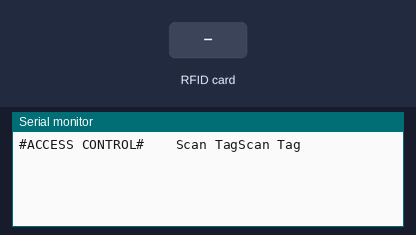
Recording of a sketch running on a simulated Arduino Mega 2560, built with avr-gcc and run on an emulated ATmega2560. On the bench: the last lines printed to the serial monitor. The test bench sets the inputs (shaded band).

Above: at 1.2 s.
1.3 s: RFID card 8A 3F 30 15 held to the reader
At 2.0 s:
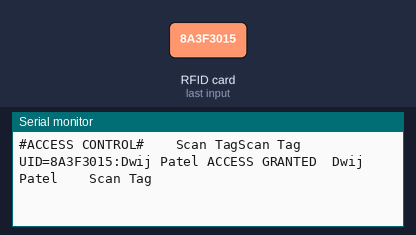
2.8 s: RFID card 5E 7A 19 C4 held to the reader
At 3.4 s:
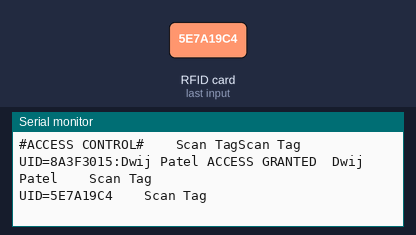

The sketch:

refid_uid_code.ino
```cpp
#include<MFRC522.h>
#include<SPI.h>

#define RST_PIN         5          // Configurable, see typical pin layout above
#define SS_PIN          53
MFRC522 mfrc522(SS_PIN, RST_PIN);
void setup()
{
  Serial.begin(9600);
  SPI.begin();
  Serial.print("#ACCESS CONTROL#");
  Serial.print("    Scan Tag");
  mfrc522.PCD_Init();
  Serial.println("Scan Tag");
}
void loop()
{
  if (!mfrc522.PICC_IsNewCardPresent())
  {
    return;
  }
  if (!mfrc522.PICC_ReadCardSerial())
  {
    return;
  }
  String uid = "";
  Serial.println();
  Serial.print("UID=");
  for (int i = 0; i < mfrc522.uid.size; i++)
  {
    Serial.print(mfrc522.uid.uidByte[i] < 0x10 ? "0" : "");
    Serial.print(mfrc522.uid.uidByte[i], HEX);
    uid.concat(String(mfrc522.uid.uidByte[i] < 0x10 ? "0" : ""));
    uid.concat(String(mfrc522.uid.uidByte[i], HEX));
  }
  uid.toUpperCase();
  if (uid == "8A3F3015")
  {
    Serial.print(":Dwij Patel");
    Serial.print(" ACCESS GRANTED");
    Serial.print("  Dwij Patel");

  }


  Serial.print("    Scan Tag");
  return;
}
```

Measured:
- after the input at 1.3 s, the serial monitor: prints a new line at once (image 1)
- after the input at 2.8 s, the serial monitor: prints a new line at once (image 2)
